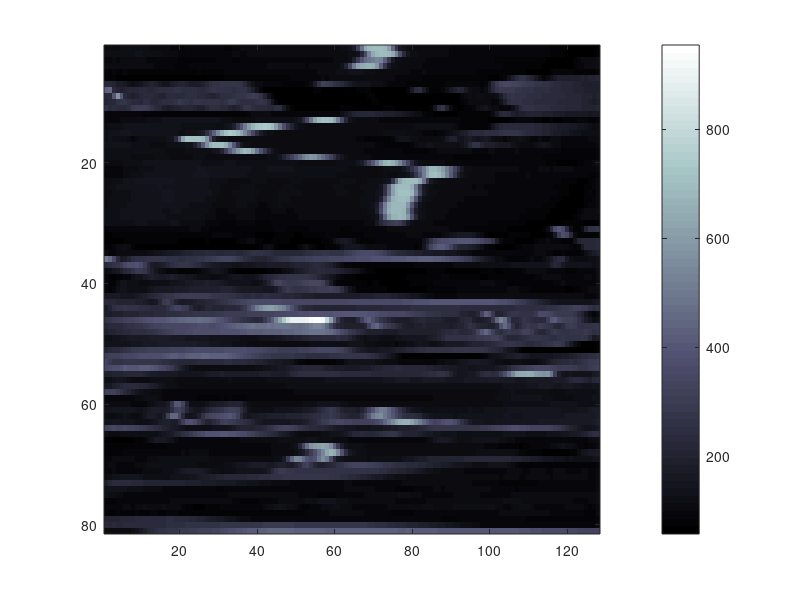

MATLAB code to generate this figure: (Note: this script raises an error after producing the figure.)
M = csvread('cam_sample02.csv',0,1);
imagesc(M(80:160,1:128));
colorbar;
colormap(bone);
for i=1:size(M,1)
    E(i,1:128) = edge(M(i,1:128));
    F(i,1:128) = abs(filter([-1 0 1], 1, M(i,1:128)));
end
figure;
imagesc(E);
colorbar;

figure;
imagesc(F);
colorbar;
figure;
imagesc(E);
colorbar;
